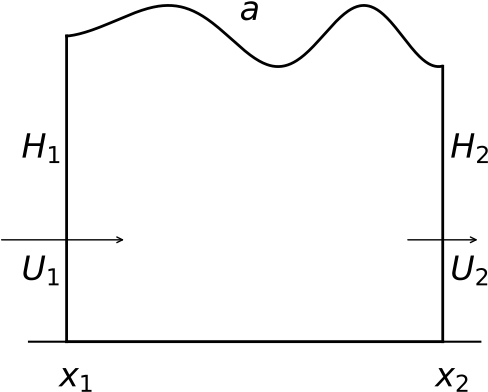

This chart was generated by the following Python code:
import numpy as np
import matplotlib.pyplot as plt
from writeout import *

x = np.arange(0.0,5.0,0.01);
H0 = 1000.0
H = H0 + 0.1 * H0 * np.sin(x**1.5)
plt.plot(x, H, color='k', linewidth=2.0)
plt.plot([-0.5,5.5],[0.0,0.0], color='k')
plt.plot([-0.5,],[-0.1], color='k', linewidth=0.001)
plt.plot([0.0,5.0],[0.0,0.0], color='k', linewidth=2.0)
plt.plot([0.0,0.0],[0.0,H0], color='k', linewidth=2.0)
plt.plot([5.0,5.0],[0.0,H[-1]], color='k', linewidth=2.0)

plt.annotate("", xy=(0.8, H0/3.0), xytext=(-0.9, H0/3.0), arrowprops=dict(arrowstyle="->") )
plt.annotate("", xy=(5.5, H0/3.0), xytext=(4.5, H0/3.0), arrowprops=dict(arrowstyle="->") )

#plt.annotate("", xy=(2.5, H[200]), xytext=(2.1, 1.15 * H[200]), arrowprops=dict(arrowstyle="->"))

#plt.text(2.5,H0*0.65,'(area)', size=24.0)
plt.text(2.3,H0*1.05,r"$a$", size=24.0)

plt.text(-0.6,0.6*H0,r'$H_1$', size=24.0)
plt.text(5.1,0.6*H0,r'$H_2$', size=24.0)

plt.text(-0.6,0.2*H0,r'$U_1$', size=24.0)
plt.text(5.1,0.2*H0,r'$U_2$', size=24.0)

plt.text(-0.1,-0.15*H0,r'$x_1$', size=24.0)
plt.text(4.9,-0.15*H0,r'$x_2$', size=24.0)

plt.axis('off')
#plt.show()
writeout("slabmasscontfig.pdf")
